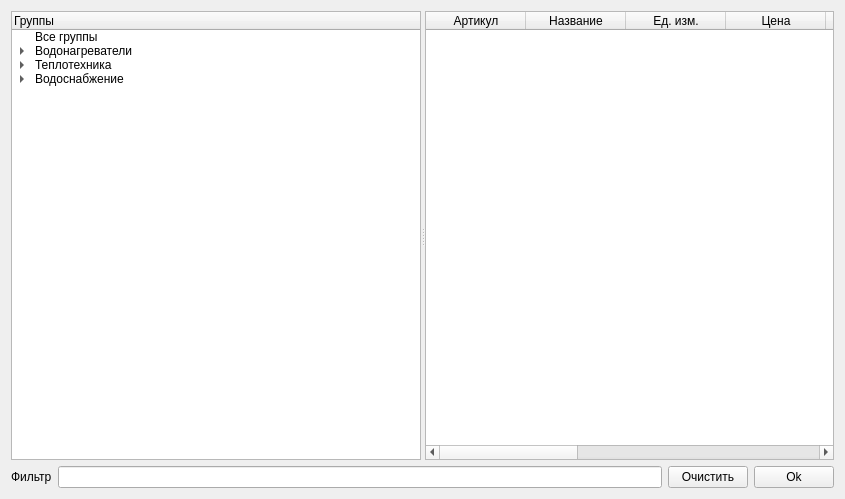
<?xml version="1.0" encoding="UTF-8"?>
<ui version="4.0">
 <class>ChooseGoodsForm</class>
 <widget class="QWidget" name="ChooseGoodsForm">
  <property name="geometry">
   <rect>
    <x>0</x>
    <y>0</y>
    <width>845</width>
    <height>499</height>
   </rect>
  </property>
  <property name="windowTitle">
   <string>Form</string>
  </property>
  <layout class="QVBoxLayout" name="verticalLayout">
   <item>
    <widget class="QSplitter" name="splitter">
     <property name="orientation">
      <enum>Qt::Horizontal</enum>
     </property>
     <widget class="QTreeWidget" name="groupsTreeWidget">
      <column>
       <property name="text">
        <string>Группы</string>
       </property>
      </column>
      <item>
       <property name="text">
        <string>Все группы</string>
       </property>
      </item>
      <item>
       <property name="text">
        <string>Водонагреватели</string>
       </property>
       <item>
        <property name="text">
         <string>Проточные водонагреватели</string>
        </property>
       </item>
       <item>
        <property name="text">
         <string>Накопительные водонагреватели</string>
        </property>
       </item>
      </item>
      <item>
       <property name="text">
        <string>Теплотехника</string>
       </property>
       <item>
        <property name="text">
         <string>Электрические конвекторы</string>
        </property>
       </item>
       <item>
        <property name="text">
         <string>Маслонаполненные обогреватели</string>
        </property>
       </item>
      </item>
      <item>
       <property name="text">
        <string>Водоснабжение</string>
       </property>
       <item>
        <property name="text">
         <string>Погружные насосы</string>
        </property>
        <item>
         <property name="text">
          <string>Центробежные погружные насосы</string>
         </property>
        </item>
        <item>
         <property name="text">
          <string>Вибрационные погружные насосы</string>
         </property>
        </item>
       </item>
      </item>
     </widget>
     <widget class="QTableWidget" name="goodsTableWidget">
      <property name="frameShape">
       <enum>QFrame::StyledPanel</enum>
      </property>
      <property name="editTriggers">
       <set>QAbstractItemView::NoEditTriggers</set>
      </property>
      <property name="selectionBehavior">
       <enum>QAbstractItemView::SelectRows</enum>
      </property>
      <property name="gridStyle">
       <enum>Qt::SolidLine</enum>
      </property>
      <attribute name="horizontalHeaderCascadingSectionResizes">
       <bool>false</bool>
      </attribute>
      <attribute name="horizontalHeaderShowSortIndicator" stdset="0">
       <bool>true</bool>
      </attribute>
      <attribute name="horizontalHeaderStretchLastSection">
       <bool>true</bool>
      </attribute>
      <attribute name="verticalHeaderShowSortIndicator" stdset="0">
       <bool>false</bool>
      </attribute>
      <attribute name="verticalHeaderStretchLastSection">
       <bool>false</bool>
      </attribute>
      <column>
       <property name="text">
        <string>Артикул</string>
       </property>
      </column>
      <column>
       <property name="text">
        <string>Название</string>
       </property>
      </column>
      <column>
       <property name="text">
        <string>Ед. изм.</string>
       </property>
      </column>
      <column>
       <property name="text">
        <string>Цена</string>
       </property>
      </column>
      <column>
       <property name="text">
        <string>Свободно</string>
       </property>
      </column>
      <column>
       <property name="text">
        <string>В документе</string>
       </property>
      </column>
      <column>
       <property name="text">
        <string>В наличии</string>
       </property>
      </column>
      <column>
       <property name="text">
        <string>Бренд</string>
       </property>
      </column>
      <column>
       <property name="text">
        <string>Страна производства</string>
       </property>
      </column>
      <column>
       <property name="text">
        <string>Резерв</string>
       </property>
      </column>
      <column>
       <property name="text">
        <string>В упаковке</string>
       </property>
      </column>
     </widget>
    </widget>
   </item>
   <item>
    <layout class="QHBoxLayout" name="horizontalLayout">
     <item>
      <widget class="QLabel" name="filter_label">
       <property name="text">
        <string>Фильтр</string>
       </property>
      </widget>
     </item>
     <item>
      <widget class="QLineEdit" name="filter_lineEdit"/>
     </item>
     <item>
      <widget class="QPushButton" name="clearFilterButton">
       <property name="text">
        <string>Очистить</string>
       </property>
      </widget>
     </item>
     <item>
      <widget class="QPushButton" name="okButton">
       <property name="toolTip">
        <string>Закрыть окно</string>
       </property>
       <property name="text">
        <string>Ok</string>
       </property>
      </widget>
     </item>
    </layout>
   </item>
  </layout>
 </widget>
 <resources/>
 <connections>
  <connection>
   <sender>okButton</sender>
   <signal>clicked()</signal>
   <receiver>ChooseGoodsForm</receiver>
   <slot>close()</slot>
   <hints>
    <hint type="sourcelabel">
     <x>815</x>
     <y>501</y>
    </hint>
    <hint type="destinationlabel">
     <x>584</x>
     <y>-11</y>
    </hint>
   </hints>
  </connection>
 </connections>
</ui>
